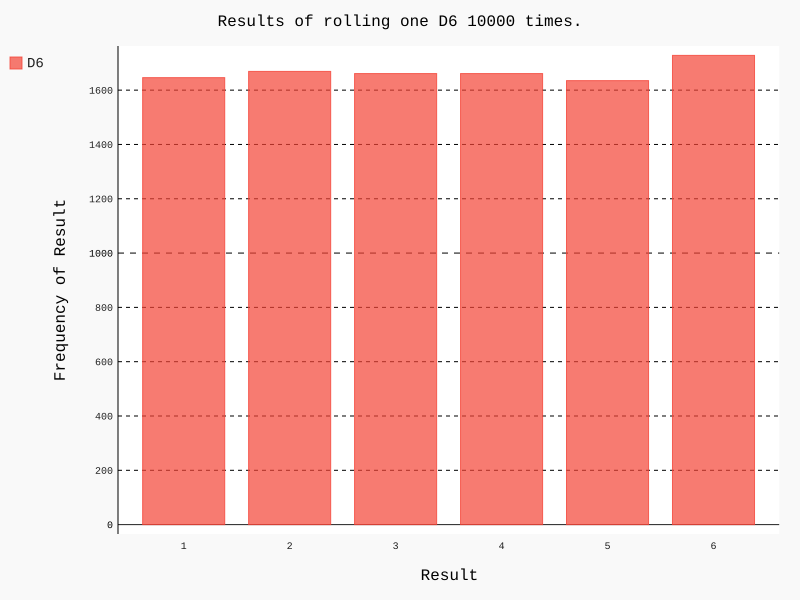

Write Python code to recreate this figure.
from die import Die
import pygal
from die import x_label

#创建一个D6
die = Die()

die.roll(10000)

#对结果进行可视化
hist = pygal.Bar()

hist.title = 'Results of rolling one D6 10000 times.'
hist.x_labels = ['1', '2', '3', '4', '5', '6']
hist.x_title = 'Result'
hist.y_title = 'Frequency of Result'

hist.add('D6', die.cal_frequency())
hist.render_to_file('die_visual.svg')
